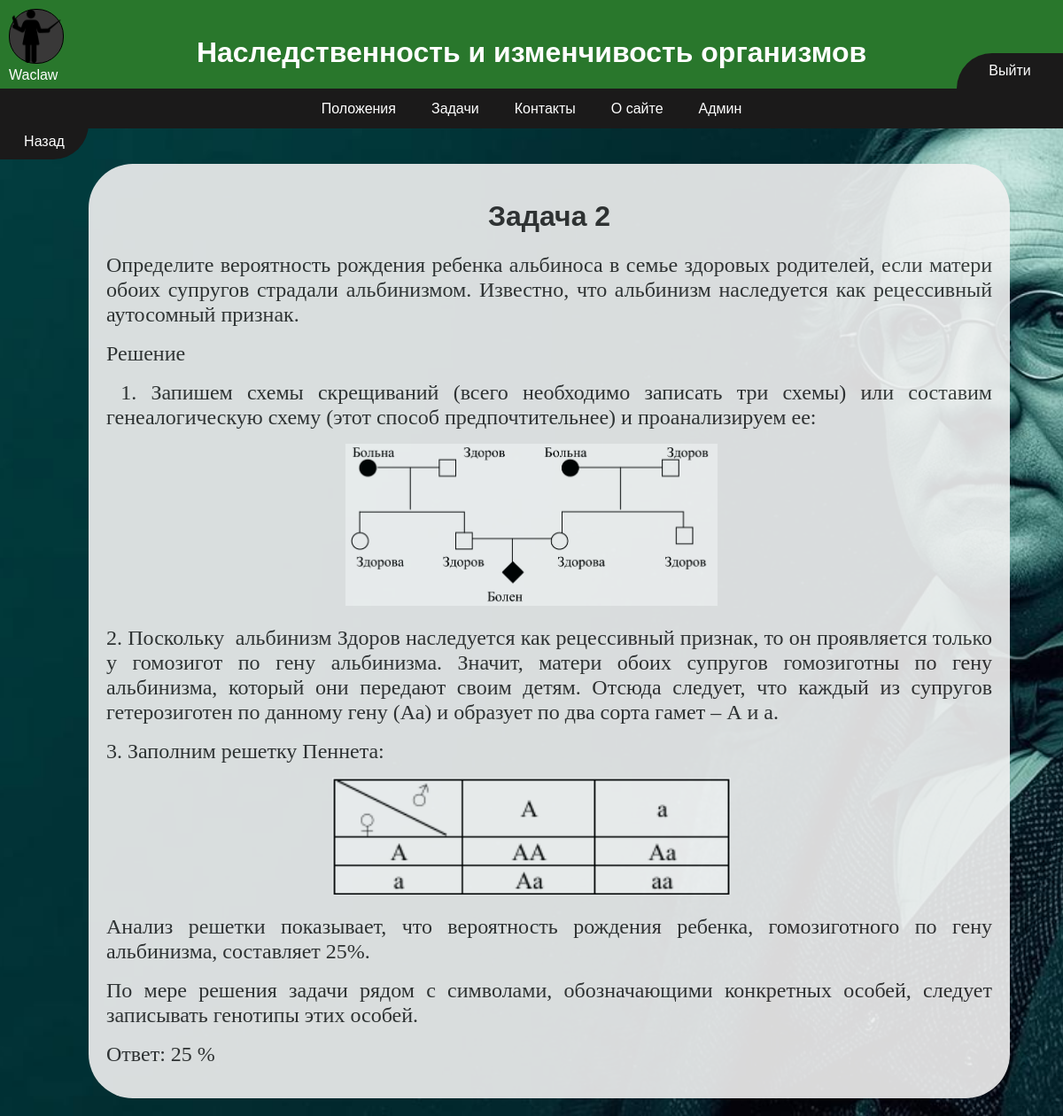
The app's page /condition/2 (signed in) with its own data.
### Main/models.py (models this page shows, shortened)
class Task(models.Model):
    title = models.CharField(max_length=200, blank=False, verbose_name="Заголовок задачи")
    condition = RichTextUploadingField(verbose_name="Условие задачи")
    solution = models.CharField(max_length=200, blank=False, verbose_name="Решение")
    class Meta:
        verbose_name="Задача"
        verbose_name_plural="Задачи"
        ordering=["id",]

### Main/views.py (the view)
# urls.py: path('condition/<int:id>', condition, name='condition'),
def condition(request, id):
    task = Task.objects.get(id = id)
    context = {
        "task": task,
        "title": task.title,
    }
    return render(request, 'condition.html', context)

### Main/templates/condition.html (shortened to what this page needs)
{% extends 'base.html' %}
{% block container %}
{% autoescape off %}
<div class="text">
    <h1 class="article_title">{{task.title}}</h1>
    <p>
      {% autoescape off %}
      {{task.condition}}
      {% endautoescape %}
    </p>
  </div>
{% endautoescape %}
{% endblock %}

### templates/base.html (shortened to what this page needs)
{% load static %}
<!DOCTYPE html>
<html lang="ru">
<head>
  <link rel="stylesheet" href="{% static 'css/style.css'%}">
</head>
<body>
    <header>
    <h1>Наследственность и изменчивость организмов</h1>
    {% if user.is_authenticated %}
    <a href="{% url 'profile' username=user.username %}">
        <div>
            <img src="{% if user.is_staff %}{% static 'images/teacher.png'%}{% else %}{% static 'images/student.png'%}{% endif %}">
        </div>
        <p>{{ user.username }}</p>
    </a>
    {% endif %}
    </header>
    <nav>
        <a href="{% url 'home' %}">Положения</a>
        <a href="{% url 'tasks' %}">Задачи</a>
        <a href="{% url 'contacts' %}">Контакты</a>
        <a href="{% url 'about' %}">О сайте</a>
        {% if user.is_staff %}
        <a href="/admin">Админ</a>
        {% endif %}
    </nav>
    <a onclick="javascript:history.back(); return false;">
        <div class="back">Назад</div>
    </a>
    {% if user.is_authenticated %}
    <a href="{% url 'logout' %}" class="authentication">Выйти</a>
    {% else %}
    <a href="{% url 'login' %}" class="authentication">Войти</a>
    {% endif %}
    <div class="container">
    {% block container %}{% endblock %}
    </div>
</body>
</html>

### static/css/style.css (style rules this page uses)
body { font-family: Arial, sans-serif; margin: 0; padding: 0; color: #333; width: 100%; height: 100%; background-image: url("../images/background.jpg"); background-attachment: fixed; background-position: center; background-size: cover; width: 100%; height: 100%; display: flex; }
header { background-color: #29772c; color: white; padding: 20px 0; position: fixed; width: 100%; height: 60px; top: 0; z-index: 1; }
header a { width: 60px; height: 60px; position: fixed; top: 10px; left: 10px; text-align: center; }
header div { width: 60px; height: 60px; background-color: #393838; z-index: 1; border-radius: 30px; border: 1px solid #000000; }
header img { width: 60px; }
header p { text-decoration: none; color: #fff; position: fixed; top: 60px; }
header h1 { text-align: center; }
nav { background-color: #1b1a1a; position: fixed; display: flex; width: 100%; height: 45px; justify-content: center; align-items: center; margin-top: 100px; top: 0; z-index: 1; }
nav a { color: white; padding: 13px 20px; text-decoration: none; display: block; transition: background-color 0.2s; border-radius: 10px; }
.back { position: fixed; top: 140px; left: 0; text-decoration: none; background-color: #1b1a1a; color: #fff; width: 100px; height: 40px; max-height: 40px; display: flex; justify-content: center; align-items: center; border-radius: 0 0 40px 0; transition: background-color 0.2s; }
.container { padding: 20px; max-width: 1000px; margin: auto; margin-top: 165px; opacity: 0.9; position: relative; }
.text { padding: 20px; max-width: 100%; min-width: 1000px; position: relative; background-color: #f1f1f1; top: 0px; border-radius: 50px; }
.article_title { text-align: center; }
.authentication { position: fixed; top: 60px; z-index: 1; right: 0; text-decoration: none; background-color: #1b1a1a; color: #fff; width: 120px; height: 40px; display: flex; justify-content: center; align-items: center; border-radius: 40px 0 0 0; transition: background-color 0.2s; }

### records on screen
Task: title "Задача 2", condition "Определите вероятность рождения ребенка альбиноса в семье здоровых родителей, если матери обоих супругов страдали альбинизмом. Известно, что альбинизм наследуется как рецессивный аутосомный признак. Решение 1. Запишем схемы скрещиваний (всего необходимо записать три схемы) или составим генеалогическую схему (этот способ предпочтительнее) и проанализируем ее: 2. Поскольку альбинизм Здоров наследуется как рецессивный признак, то он проявляется только у гомозигот по гену альбинизма. Значит, матери обоих супругов гомозиготны по гену альбинизма, который они передают своим детям. Отсюда следует, что каждый из супругов гетерозиготен по данному гену (Аа) и образует по два сорта гамет – А и а. 3.…", condition (picture)

### other values on screen
{{ user.username }} "Waclaw"
